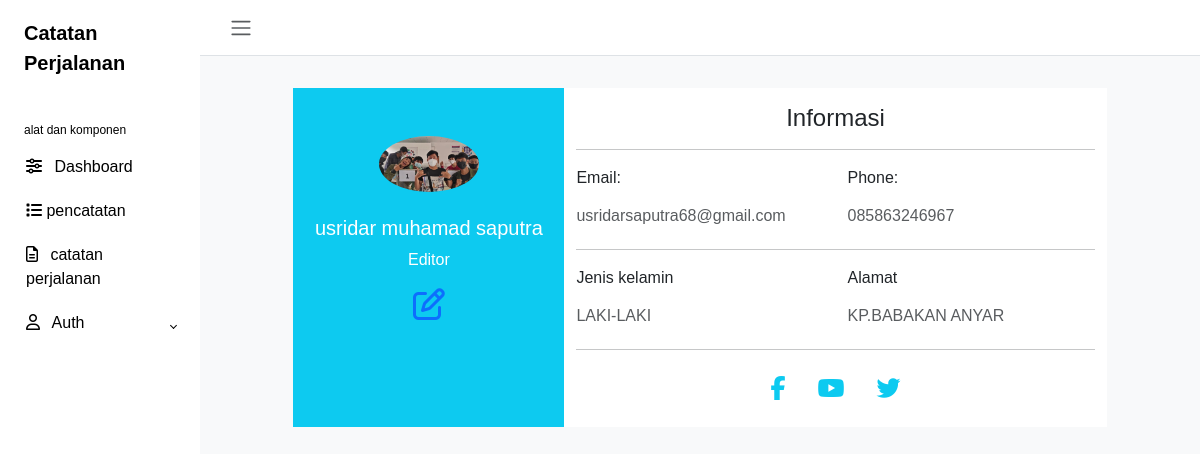
The app's page /users/index.php?page=profil (signed in) with its own data.
### tables this page shows
CREATE TABLE `user` (
  `id_user` int(10) NOT NULL,
  `nama_lengkap` varchar(250) NOT NULL,
  `email` varchar(255) NOT NULL,
  `username` varchar(50) NOT NULL,
  `password` varchar(15) NOT NULL,
  `akses` enum('admin','user') NOT NULL,
  `foto` varchar(250) NOT NULL
);

CREATE TABLE `biodata` (
  `nama_lengkap` varchar(250) NOT NULL,
  `profesi` varchar(100) NOT NULL,
  `email` varchar(100) NOT NULL,
  `no_hp` varchar(20) NOT NULL,
  `jenis_kelamin` enum('LAKI-LAKI','PEREMPUAN') NOT NULL,
  `alamat` varchar(100) NOT NULL,
  `foto` varchar(250) NOT NULL,
  `id_user` int(10) NOT NULL
);

### users/profil/index.php (the view)
<?php
include('../inc/koneksi.php');
$sql = mysqli_query ($koneksi,"SELECT * FROM `user` INNER JOIN biodata ON biodata.id_user = user.id_user");
$data = mysqli_fetch_array($sql);
?>
<body class="bg-light">
	<div class="container">
     	<div class="row d-flex justify-content-center">
            <div class="col-md-10 mt-3 pt-3">
             	<div class="row z-depth-3">
                 	<div class="col-sm-4 bg-info rounded-left">
        		        <div class="card-block text-center text-white mt-5">
                		     <?php
                                                    if($data['foto'] == ""){
                                                        ?>
                                                    <img src="img/foto1.jpg" width="100" class="img-fluid rounded-circle" alt="">
                                                            <?php
                                                    }
                                                    else{
                                                    ?>
                                                    <img src="img/<?php echo $data['foto'];?>" width="100" class="img-fluid rounded-circle" alt="foto">
                                                    <?php
                                                    }
                                                    ?>
                    		<h5 class="font-weight-bold mt-4"><?php echo $data['nama_lengkap'];?></h5>
                    		<p><?php echo $data['profesi']; ?></p><a class="far fa-edit fa-2x mb-4" href="?page=edit_profil&&id_user=<?php echo $data['id_user'];?>" ></a>
                		</div>
            		</div>
            		<div class="col-sm-8 bg-white rounded-right">
                    	<h4 class="mt-3 text-center">Informasi</h4>
                    		<hr class="bg-primary">
                   		<div class="row">
                        	<div class="col-sm-6">
                            	<p class="font-weight-bold">Email:</p>
                           		<h6 class=" text-muted"><?php echo $data['email'];?></h6>
                        	</div>
                        	<div class="col-sm-6">
                            	<p class="font-weight-bold">Phone:</p>
                           		<h6 class="text-muted"> <?php echo $data['no_hp'];?> </h6>
                        	</div>
                    	</div>
                    		<hr class="bg-primary">
                   		<div class="row">
                        	<div class="col-sm-6">
                           		<p class="font-weight-bold">Jenis kelamin</p>
                          	  	<h6 class="text-muted"><?php echo $data['jenis_kelamin'];?></h6>
                        	</div>
                        	<div class="col-sm-6">
                            	<p class="font-weight-bold">Alamat</p>
                            	<h6 class="text-muted"><?Php echo $data['alamat']; ?></h6>
                        	</div>
                    	</div>
                	   	<hr class="bg-primary">
                	    <ul class="list-unstyled d-flex justify-content-center mt-4">
            	        	<li><a href="#!"><i class="fab fa-facebook-f px-3 h4 text-info"></i></a></li>
        	            	<li><a href="#!"><i class="fab fa-youtube px-3 h4 text-info"></i></a></li>
    	                	<li><a href="#!"><i class="fab fa-twitter px-3 h4 text-info"></i></a></li>
	               		</ul>
              		</div>
             	</div>
            </div>
        </div>
	</div>

### assets/css/style.userr.css (style rules this page uses)
body { font-family: 'poppins', sans-serif; margin: 0; background-color:ghostwhite; }
a { cursor: pointer; text-decoration: none; font-family: 'poppins', sans-serif; }

### records on screen
user: biodata.foto (picture), biodata.nama_lengkap "usridar muhamad saputra", biodata.profesi "Editor", biodata.email "usridarsaputra68@gmail.com", biodata.no_hp "085863246967", biodata.jenis_kelamin "LAKI-LAKI", biodata.alamat "KP.BABAKAN ANYAR"
